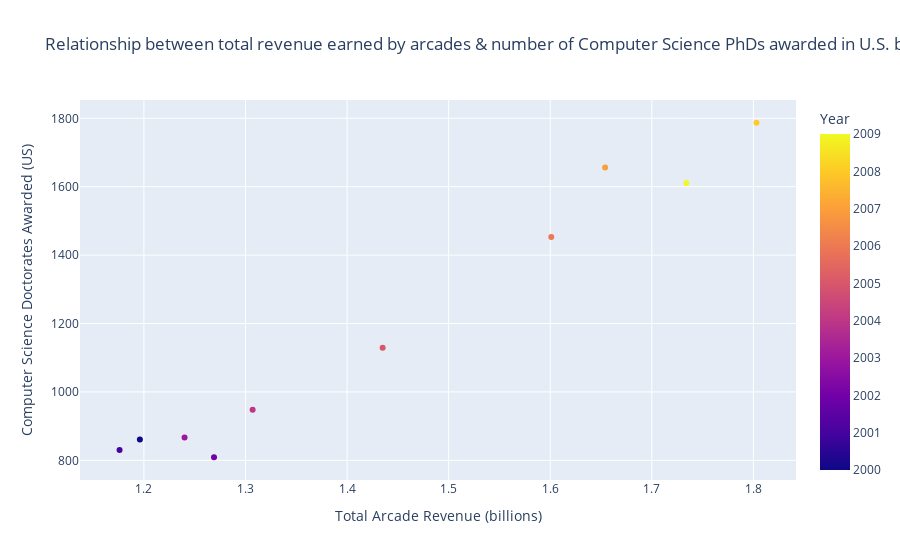

Source (notebook cell):
### Code cell
import plotly.express as px
fig = px.scatter(dataset, x="Total Arcade Revenue (billions)", y="Computer Science Doctorates Awarded (US)", title= "Relationship between total revenue earned by arcades & number of Computer Science PhDs awarded in U.S. between 2000 and 2009",color="Year")
fig.show()

### Figure 1 — Plotly figure (JSON) as saved in the notebook; plotly's stock layout.template omitted (floating-point values rounded to 4 significant figures)
{"data": [{"hovertemplate": "Total Arcade Revenue (billions)=%{x}<br>Computer Science Doctorates Awarded (US)=%{y}<br>Year=%{marker.color}<extra></extra>", "legendgroup": "", "marker": {"color": [2000, 2001, 2002, 2003, 2004, 2005, 2006, 2007, 2008, 2009], "coloraxis": "coloraxis", "symbol": "circle"}, "mode": "markers", "name": "", "orientation": "v", "showlegend": false, "type": "scatter", "x": [1.196, 1.176, 1.269, 1.24, 1.307, 1.435, 1.601, 1.654, 1.803, 1.734], "xaxis": "x", "y": [861, 830, 809, 867, 948, 1129, 1453, 1656, 1787, 1611], "yaxis": "y"}], "layout": {"coloraxis": {"colorbar": {"title": {"text": "Year"}}, "colorscale": [[0, "#0d0887"], [0.1111, "#46039f"], [0.2222, "#7201a8"], [0.3333, "#9c179e"], [0.4444, "#bd3786"], [0.5556, "#d8576b"], [0.6667, "#ed7953"], [0.7778, "#fb9f3a"], [0.8889, "#fdca26"], [1, "#f0f921"]]}, "legend": {"tracegroupgap": 0}, "title": {"text": "Relationship between total revenue earned by arcades & number of Computer Science PhDs awarded in U.S. between 2000 and 2009"}, "xaxis": {"anchor": "y", "domain": [0, 1], "title": {"text": "Total Arcade Revenue (billions)"}}, "yaxis": {"anchor": "x", "domain": [0, 1], "title": {"text": "Computer Science Doctorates Awarded (US)"}}}}
